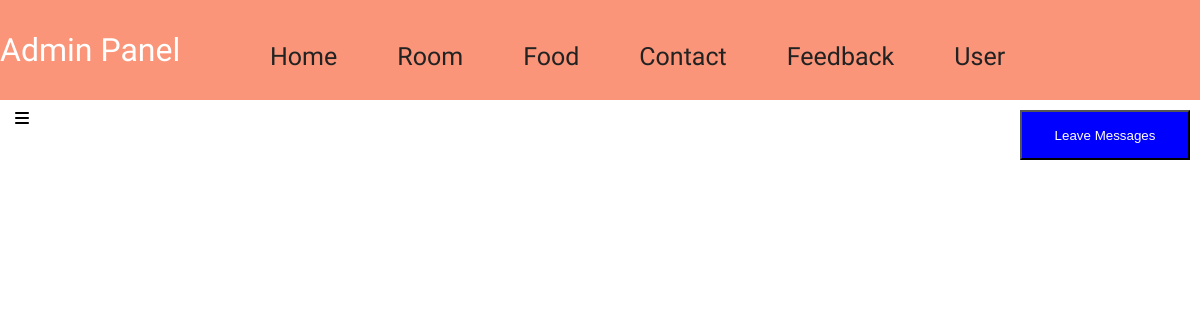
Before: /admin/admin.php with the older database file.
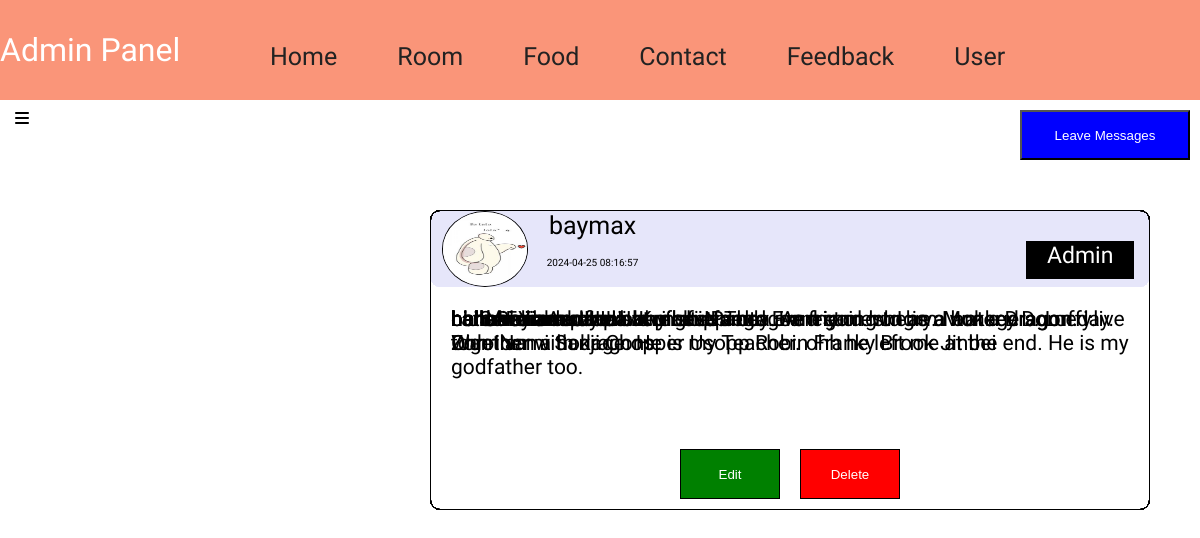
After: the same page with the newer database file.
### tables this page shows
CREATE TABLE `messages` (
  `m_id` int(255) NOT NULL,
  `profile` varchar(400) NOT NULL,
  `name` varchar(50) NOT NULL,
  `email` varchar(50) NOT NULL,
  `account_type` varchar(20) NOT NULL,
  `message` varchar(700) NOT NULL,
  `created_at` datetime NOT NULL DEFAULT current_timestamp()
);

### admin/admin.php (the view, shortened to what this page needs)
<?php require('inc/aheader.php'); ?>
<?php require('inc/anavbar.php'); ?>
<div class="head">
<div class="message">
  <a href="message.php"><button>Leave Messages</button></a>
</div>
  <div class="menu-icon">
  <a><i class="fa-solid fa-bars" onclick="hello()"></i></a>
</div>
</div>
<?php
$query="SELECT * FROM messages";
$result=mysqli_query($con,$query);
if($result)
{
  while($data=mysqli_fetch_assoc($result))
  {
    ?>
<div id="post-message">
  <div id="message-header">
<div id="message-profile">
<div id="profilepic">
  <img src="<?php  echo $data['profile'];?>" alt="#" >
</div>
</div>
<div id="post-detail">
    <div id="post-username">
      <p>
<?php echo $data['name']; ?></p>
    </div>
    <div id="post-time">
      <p>
    <?php echo $data['created_at']; ?></p>
    </div>
  </div>
  <div id="account-type">
    <p>
  <?php echo $data['account_type']; ?></p>
  </div>
  </div>
  <div id="message-section">
<p>
<?php echo $data['message']; ?>
</p>
  </div>
  <div id="message-footer">
<a href="message-edit.php?id=<?php echo $data['m_id'];?>"><button value="Edit" id="edit-btn">Edit</button></a>
<a href="message-delete.php?id=<?php echo $data['m_id'];?>"><button value="Delete" id="delete-btn" onclick="confirmDelete()">Delete</button></a>
  </div>
</div>
<?php
  }
}
else{
  echo" <script>
alert('cannot run');
window.location.href='../adminlogin.php';
</script>";
}
?>
<?php require('inc/afootertag.php'); ?>

### admin/inc/aheader.php (shortened to what this page needs)
<!DOCTYPE html>
<html lang="en">
<head>

### admin/inc/anavbar.php (shortened to what this page needs)
</head>
<body>
  <nav class="navbar">
    <div class="left-nav">
      <P>Admin Panel</P>
    </div>
    <div class="right-nav mt-4">
      <ul>
        <li class="item"><a href="admin.php">Home</a></li>
        <li class="item"><a href="aroom.php">Room</a></li>
        <li class="item"><a href="afood.php">Food</a></li>
        <li class="item"><a href="acontact.php">Contact</a></li>
        <li class="item"><a href="afeedback.php">Feedback</a></li>
        <li class="item "><a href="../index.php" onclick="confirmBox()">User</a>
      </ul>
    </div>
  </nav>

### admin/inc/aheader.php (style rules this page uses)
* { padding: 0; margin: 0; box-sizing: border-box; }
.navbar { width: 100%; position: sticky; height: 100px; background-color: #fa9579; display: flex; align-items: center; justify-content: center; top: 0; }
.left-nav { width: 20%; }
.left-nav p { font-size: 2rem; font-family: 'Baloo 2', cursive; font-style: bold; color: white; }
.right-nav { width: 80%; margin-top: 13px; }
.right-nav ul { display: flex; }
.right-nav ul li { list-style: none; margin: 20px; }
.right-nav ul li a { text-decoration: none; color: #222; font-family: 'Baloo 2', cursive; padding: 0px 10px; font-size: 25px; font-weight: 400; position: relative; }

### admin/admin.php (style rules this page uses)
* { margin: 0; padding: 0; box-sizing: border-box; }
.head { width: 100%; height: 70px; position: relative; }
.message { position: absolute; right: 10px; }
.menu-icon { position: absolute; left: 15px; top: 10px; }
.message a button { background-color: Blue; color: white; height: 50px; width: 170px; margin: 10px 0px 0px 20px; }
#post-message { display: flex; flex-direction: column; width: 60%; height: 300px; position: absolute; right: 10px; border: solid black 1px; border-radius: 10px; border-collapse: collapse; margin:40px; }
#message-header { width: 100%; height: 80px; display: flex; flex-direction: row; position: relative; background-color: lavender; border-radius: 9px; z-index: -1; }
#message-section { width: 100%; height: 160px; }
#message-section p { font-size: 21px; font-family: 'Baloo 2', cursive; font-weight: 300; padding: 20px; }
#message-footer { width: 100%; height: 70px; display: flex; flex-direction: row; justify-content: center; }
#message-footer a { margin: 10px; }
#message-footer a button { width: 100px; height: 50px; }
#delete-btn { border: 1px solid black; background-color:red; color: white; }
#edit-btn { border: 1px solid black; background-color: green; color: white; }
#message-profile { width: 15%; height: 100%; display: inline-block; }
#post-detail { width: 15%; height: 100%; display: inline-block; }
#account-type { width:15%; height: 50%; display: inline-block; right: 15px; position: absolute; margin-top: 30px; background-color: black; border: 1px solid black; border-collapse: collapse; }
#account-type p { color: white; font-size: 23px; font-family: 'Baloo 2', cursive; text-align: center; }
#post-username { height: 60%; width: 100%; }
#post-username p { font-size: 25px; font-family: 'Baloo 2', cursive; font-weight: 300; text-align: center; }
#post-time { height: 40%; width: 100%; }
#post-time p { font-size: 10px; font-family: 'Baloo 2', cursive; margin-top:0px; text-align: center; }
#profilepic { height:100%; width: 80%; border: 1px solid black; border-radius: 50%; margin: auto; position: relative; }
#profilepic img { width: 100%; height: 100%; border-radius: 50%; position: absolute; }

Changed rows visible on the page:
added messages: profile (picture), name "moana", created_at "2024-04-24 20:16:39", account_type "Admin", message "ohhh! i am moana"
added messages: profile (picture), name "luffy", created_at "2024-04-24 20:23:33", account_type "Admin", message "hello we are strawhat pirates.They are my crew. I am Monkey D. Luffy. Zoro Nami Sanji Chopper Usopp Robin Franky Brook Jinbei"
added messages: profile (picture), name "yi", created_at "2024-04-24 20:25:17", account_type "Admin", message "hi i am Yi. And he is my bestfriend Everest."
added messages: profile (picture), name "panda", created_at "2024-04-24 20:28:33", account_type "Admin", message "hehehe i am panda. Kungfu Panda. And i am hungry. I am a Dragon Warrior."
added messages: profile (picture), name "gemfot", created_at "2024-04-24 20:31:28", account_type "Admin", message "ohhhhhhhhhh!!!!!!! i love shipping."
added messages: profile (picture), name "raya", created_at "2024-04-24 20:33:17", account_type "Admin", message "hi there i am raya. ohh i have a dragon friend. she is a water dragon. i live together with dragons."
added messages: profile (picture), name "naruto", created_at "2024-04-24 20:38:13", account_type "Admin", message "hello i am naruto. Uzumaki Naruto. I am going to be a hokage someday. Ohh I am a hokage. He is my Teacher. ohh he left me at the end. He is my godfather too."
added messages: profile (picture), name "baymax", created_at "2024-04-24 21:10:18", account_type "Admin", message "i am Baymax."
added messages: profile (picture), name "baymax", created_at "2024-04-25 08:16:14", account_type "Admin", message "hiuSAFoiaweufopaweuf"
added messages: profile (picture), name "baymax", created_at "2024-04-25 08:16:57", account_type "Admin", message "i am archana"
